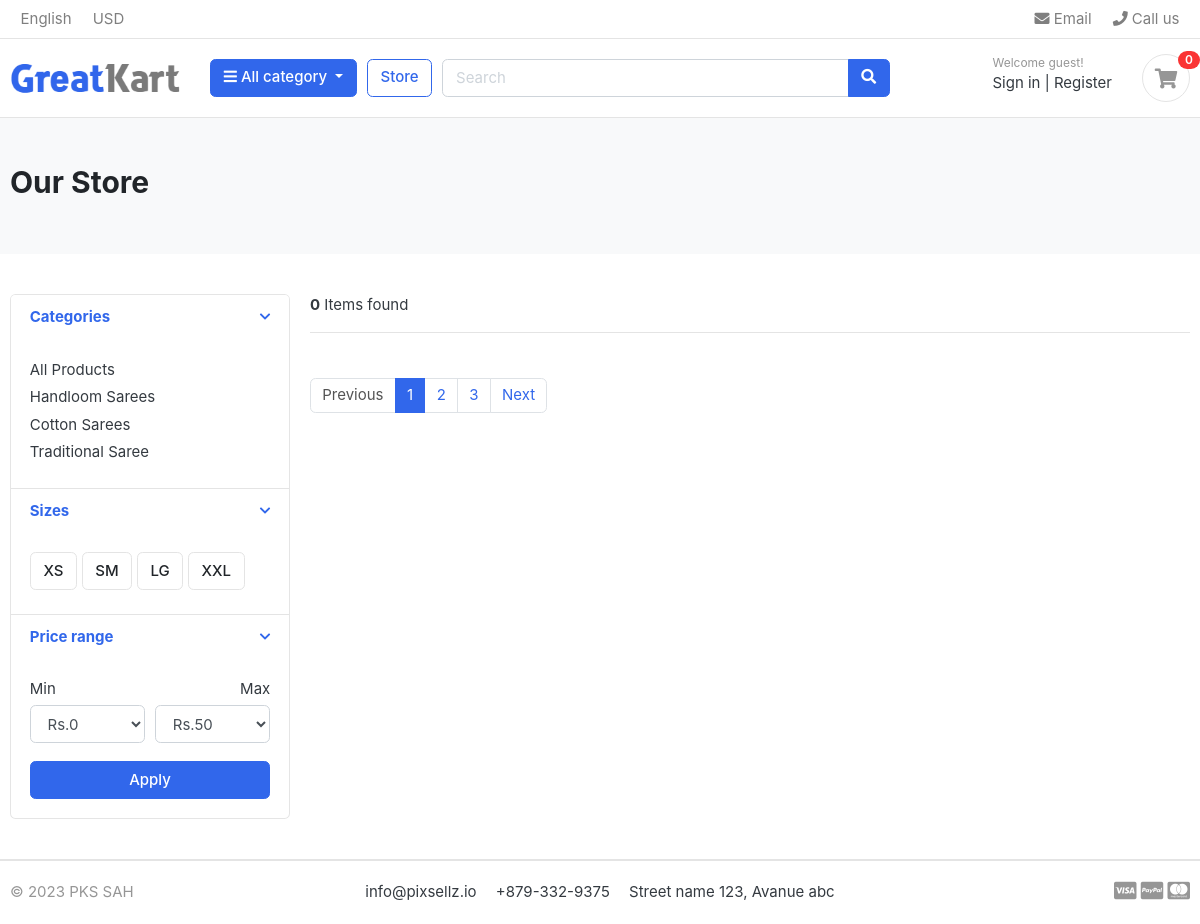
Page /store/ on the earlier database version.
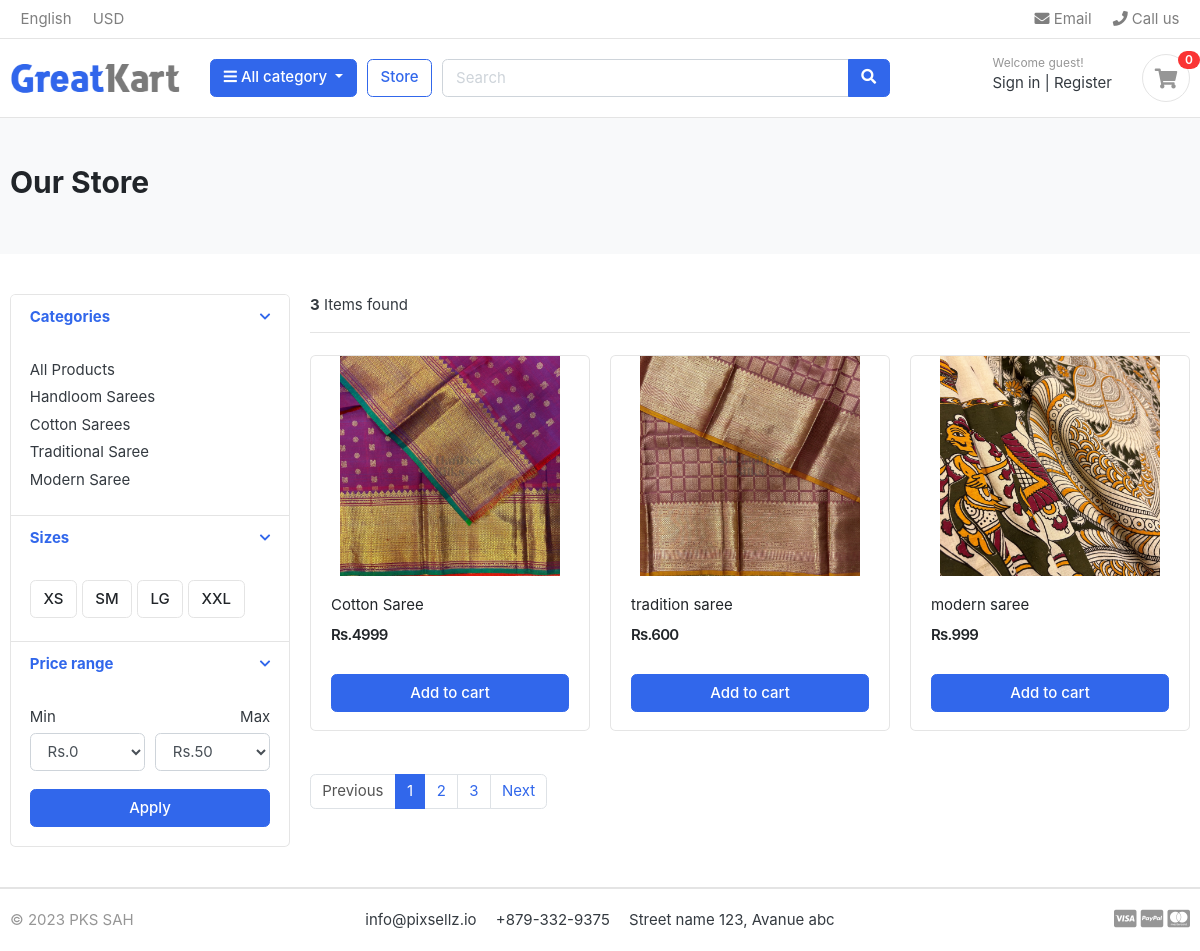
Same page on the later database version.
### category/models.py (models this page shows, shortened)
class Category(models.Model):
    category_name  =models.CharField(max_length=50, unique=True)
    slug = models.SlugField(max_length=100, unique=True )
    description = models.TextField(max_length=255)
    cat_image = models.ImageField(upload_to='photos/categories', blank=True)
    class Meta:
        verbose_name = 'category'
        verbose_name_plural= 'categories'
    def get_url(self):
        return reverse('product_by_category', args=[self.slug])

### store/models.py (models this page shows, shortened)
class Product(models.Model):
    product_name = models.CharField(max_length=200, unique=True)
    slug = models.SlugField(max_length=200, unique=True)
    description = models.TextField(max_length=500, blank=True)
    price = models.IntegerField()
    images = models.ImageField(upload_to='photos/products')
    stock = models.IntegerField()
    is_available = models.BooleanField(default=True)
    category = models.ForeignKey(Category, on_delete=models.CASCADE)
    created_date = models.DateField(auto_now_add=True)
    modified_date = models.DateTimeField(auto_now=True)
    def get_url(self):
        return reverse('product_detail',args=[self.category.slug, self.slug])

### store/views.py (the view)
# urls.py: path("store/", include('store.urls')),
def store(request, category_slug=None):
    categories = None
    products = None
    if category_slug != None:
        categories = get_object_or_404(Category, slug=category_slug)
        products = Product.objects.filter(category = categories, is_available=True)
        product_count = products.count()
    else:
        products  = Product.objects.all().filter(is_available=True)
        product_count = products.count()
    context={
        'products': products,
        'product_count': product_count,
    }
    return render(request, 'store/store.html', context)

### category/context_processors.py (called while the page is built)
def menu_links(request):
    links = Category.objects.all()
    return dict(links=links)

### templates/store/store.html (shortened to what this page needs)
{% extends 'base.html' %}
{% load static %}
{% block content %}
<section class="section-pagetop bg">
    <div class="container">
        <h2 class="title-page">Our Store</h2>
    </div>
    </section>
    <section class="section-content padding-y">
    <div class="container">
    <div class="row">
        <aside class="col-md-3">
    <div class="card">
        <article class="filter-group">
            <header class="card-header">
                <a href="#" data-toggle="collapse" data-target="#collapse_1" aria-expanded="true" class="">
                    <i class="icon-control fa fa-chevron-down"></i>
                    <h6 class="title">Categories</h6>
                </a>
            </header>
            <div class="filter-content collapse show" id="collapse_1" style="">
                <div class="card-body">
                    <ul class="list-menu">
                        <li><a href="{% url 'store' %}">All Products</a></li>
                        {% for category in links %}
                    <li><a href="{{ category.get_url }}">{{category.category_name}}</a></li>
                    {% endfor %}
                    </ul>
                </div>
            </div>
        </article>
        <article class="filter-group">
            <header class="card-header">
                <a href="#" data-toggle="collapse" data-target="#collapse_4" aria-expanded="true" class="">
                    <i class="icon-control fa fa-chevron-down"></i>
                    <h6 class="title">Sizes </h6>
                </a>
            </header>
            <div class="filter-content collapse show" id="collapse_4" style="">
                <div class="card-body">
                  <label class="checkbox-btn">
                    <span class="btn btn-light"> XS </span>
                  </label>
                  <label class="checkbox-btn">
                    <span class="btn btn-light"> SM </span>
                  </label>
                  <label class="checkbox-btn">
                    <span class="btn btn-light"> LG </span>
                  </label>
                  <label class="checkbox-btn">
                    <span class="btn btn-light"> XXL </span>
                  </label>
            </div>
            </div>
        </article>
        <article class="filter-group">
            <header class="card-header">
                <a href="#" data-toggle="collapse" data-target="#collapse_3" aria-expanded="true" class="">
                    <i class="icon-control fa fa-chevron-down"></i>
                    <h6 class="title">Price range </h6>
                </a>
            </header>
            <div class="filter-content collapse show" id="collapse_3" style="">
                <div class="card-body">
                    <div class="form-row">
                    <div class="form-group col-md-6">
                      <label>Min</label>
                          <select class="mr-2 form-control">
                            <option value="0">Rs.0</option>
                        </select>
                    </div>
                    <div class="form-group text-right col-md-6">
                      <label>Max</label>
                          <select class="mr-2 form-control">
                            <option value="50">Rs.50</option>
                        </select>
                    </div>
                    </div>
                    <button class="btn btn-block btn-primary">Apply</button>
                </div>
            </div>
        </article>
    </div>
        </aside>
        <main class="col-md-9">
    <header class="border-bottom mb-4 pb-3">
            <div class="form-inline">
                <span class="mr-md-auto"><b>{{product_count}}</b> Items found </span>
            </div>
    </header>
    <div class="row">
        {% for product in products %}
        <div class="col-md-4">
            <figure class="card card-product-grid">
                <div class="img-wrap">
                    <a href="{{product.get_url}}"><img src="{{product.images.url}}"></a>
                </div>
                <figcaption class="info-wrap">
                    <div class="fix-height">
                        <a href="{{product.get_url}}" class="title">{{product.product_name}}</a>
                        <div class="price-wrap mt-2">
                            <span class="price">Rs.{{product.price}}</span>
                        </div>
                    </div>
                    <a href="#" class="btn btn-block btn-primary">Add to cart </a>
                </figcaption>
            </figure>
        </div>
        {% endfor %}
    </div>
    <nav class="mt-4" aria-label="Page navigation sample">
      <ul class="pagination">
        <li class="page-item disabled"><a class="page-link" href="#">Previous</a></li>
        <li class="page-item active"><a class="page-link" href="#">1</a></li>
        <li class="page-item"><a class="page-link" href="#">2</a></li>
        <li class="page-item"><a class="page-link" href="#">3</a></li>
        <li class="page-item"><a class="page-link" href="#">Next</a></li>
      </ul>
    </nav>
        </main>
    </div>
    </div>
    </section>
{% endblock %}

### templates/base.html (shortened to what this page needs)
{% load static %}
<!DOCTYPE HTML>
<html lang="en">
<head>
<link href="{% static 'css/bootstrap.css' %}" rel="stylesheet" type="text/css"/>
<link href="{% static 'fonts/fontawesome/css/all.min.css'%}" type="text/css" rel="stylesheet">
<link href="{% static 'css/ui.css'  %}" rel="stylesheet" type="text/css"/>
<link href="{% static 'css/responsive.css' %}" rel="stylesheet" media="only screen and (max-width: 1200px)" />
</head>
{% include 'includes/navbar.html' %}
{% block content  %}
{% endblock %}
{% include 'includes/footer.html' %}

### templates/includes/navbar.html (shortened to what this page needs)
{% load static %}
<header class="section-header">
  <nav class="navbar p-md-0 navbar-expand-sm navbar-light border-bottom">
    <div class="container">
      <div class="collapse navbar-collapse" id="navbarTop4">
        <ul class="navbar-nav mr-auto">
          <li class="nav-item dropdown">
            <a href="#" class="nav-link"> English </a>
          </li>
          <li class="nav-item dropdown">
            <a href="#" class="nav-link"> USD </a>
          </li>
        </ul>
        <ul class="navbar-nav">
          <li>
            <a href="#" class="nav-link">
              <i class="fa fa-envelope"></i> Email
            </a>
          </li>
          <li>
            <a href="#" class="nav-link">
              <i class="fa fa-phone"></i> Call us
            </a>
          </li>
        </ul>
      </div>
    </div>
  </nav>
  <section class="header-main border-bottom">
    <div class="container">
      <div class="row align-items-center">
        <div class="col-lg-2 col-md-3 col-6">
          <a href="{% url 'home' %}" class="brand-wrap">
            <img class="logo" src="{% static './images/logo.png' %}" />
          </a>
        </div>
        <div class="col-lg col-sm col-md col-6 flex-grow-0">
          <div class="category-wrap dropdown d-inline-block float-right">
            <button
              type="button"
              class="btn btn-primary dropdown-toggle"
              data-toggle="dropdown"
            >
              <i class="fa fa-bars"></i> All category
            </button>
          </div>
        </div>
        <a href="{% url 'store' %}" class="btn btn-outline-primary">Store</a>
        <div class="col-lg col-md-6 col-sm-12 col">
          <form action="#" class="search">
            <div class="input-group w-100">
              <input
                type="text"
                class="form-control"
                style="width: 60%"
                placeholder="Search"
              />
              <div class="input-group-append">
                <button class="btn btn-primary" type="submit">
                  <i class="fa fa-search"></i>
                </button>
              </div>
            </div>
          </form>
        </div>
        <div class="col-lg-3 col-sm-6 col-8 order-2 order-lg-3">
          <div class="d-flex justify-content-end mb-3 mb-lg-0">
            <div class="widget-header">
              <small class="title text-muted">Welcome guest!</small>
              <div>
                <a href="./signin.html">Sign in</a>
                <span class="dark-transp"> | </span>
                <a href="./register.html"> Register</a>
              </div>
            </div>
            <a href="./cart.html" class="widget-header pl-3 ml-3">
              <div class="icon icon-sm rounded-circle border">
                <i class="fa fa-shopping-cart"></i>
              </div>
              <span class="badge badge-pill badge-danger notify">0</span>
            </a>
          </div>
        </div>
      </div>
    </div>
  </section>
</header>

### templates/includes/footer.html
<footer class="section-footer border-top">
	<div class="container">
		<section class="footer-bottom border-top row">
			<div class="col-md-2">
				<p class="text-muted"> &copy 2023 PKS SAH</p>
			</div>
			<div class="col-md-8 text-md-center">
				<span  class="px-2">info@pixsellz.io</span>
				<span  class="px-2">+879-332-9375</span>
				<span  class="px-2">Street name 123, Avanue abc</span>
			</div>
			<div class="col-md-2 text-md-right text-muted">
				<i class="fab fa-lg fa-cc-visa"></i>
				<i class="fab fa-lg fa-cc-paypal"></i>
				<i class="fab fa-lg fa-cc-mastercard"></i>
			</div>
		</section>
	</div>
</footer>

### static/css/ui.css (style rules this page uses)
html { font-family: "Inter", sans-serif; font-size: 15px; }
.img-wrap { text-align: center; display: block; }
.img-wrap img { max-width: 100%; }
.price-wrap { letter-spacing: -0.7px; }
.icon-xs, .icon-sm, .icon-md, .icon-lg { display: inline-block; text-align: center; flex-shrink: 0; flex-grow: 0; }
.icon-sm { width: 48px; height: 48px; line-height: 48px !important; font-size: 20px; }
.padding-y { padding-top: 40px; padding-bottom: 40px; }
figure { margin-bottom: 0; }
article:after, .form-group:after { display: block; clear: both; content: ""; }
.bg { background-color: #f8f9fa; }
.title-page { color: #212529; }
p:last-child { margin-bottom: 0; }
.header-main { position: relative; padding-top: 1rem; padding-bottom: 1rem; }
.brand-wrap .logo, .navbar-brand .logo { margin-right: 7px; max-height: 42px; display: inline-block; }
.widget-header { display: inline-block; vertical-align: middle; position: relative; }
.widget-header a { color: #343a40; }
.widget-header i { color: #969696; }
.widget-header .title { display: block; }
.widget-header .notify { position: absolute; top: -3px; right: -10px; }
.footer-bottom { padding-top: 20px; padding-bottom: 20px; }
.btn-light { background-color: #fff; border-color: #e4e4e4; }
[class*=list-] li:after { visibility: hidden; display: block; content: ""; overflow: hidden; height: 0; clear: both; }
.list-menu { list-style: none; margin: 0; padding-left: 0; }
.list-menu li { margin-bottom: 5px; }
.list-menu a { color: #343a40; }
[class*=card-product] a.title { color: #212529; display: block; }
[class*=card-product] .img-wrap { overflow: hidden; position: relative; }
[class*=card-product] .img-wrap img { height: 100%; max-width: 100%; width: auto; display: inline-block; -o-object-fit: cover; object-fit: cover; }
.card-product-grid { margin-bottom: 20px; }
.card-product-grid .img-wrap { border-radius: 0.2rem 0.2rem 0 0; height: 220px; }
.card-product-grid .info-wrap { overflow: hidden; padding: 18px 20px; }
.card-product-grid .fix-height { height: 80px; overflow: hidden; }
.card .img-wrap { overflow: hidden; }
.notify { position: absolute; top: -4px; right: -10px; display: inline-block; padding: 0.25em 0.6em; font-size: 12px; line-height: 1; text-align: center; border-radius: 3rem; color: #fff; background-color: #fa3434; }
.price { font-weight: 600; color: #212529; }
.icon-control { margin-top: 5px; float: right; font-size: 80%; }
.card-header .title { margin-bottom: 0; line-height: 1.5; }
.filter-group { border-bottom: 1px solid #e4e4e4; }
.filter-group .card-header { border-bottom: 0; }
.filter-group:last-child { border-bottom: 0; }
.checkbox-btn { position: relative; }
.section-pagetop { padding: 45px 0; }

Differences in the rows shown:
added Category: category_name "Modern Saree"
added Product: images (picture), product_name "Cotton Saree", price "4999"
added Product: images (picture), product_name "tradition saree", price "600"
added Product: images (picture), product_name "modern saree", price "999"
Other differences:
{{ product_count }}: "0" → "3"
